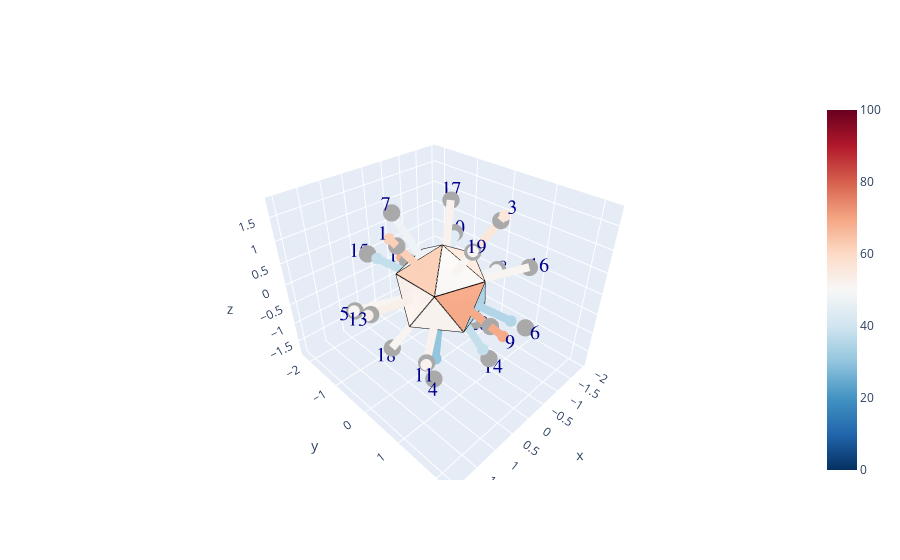

Source (notebook cell):
### Code cell
test_sets = display_dice_v2(test_dice.iloc[:,0], cmap='rdbu_r', use_offset=True)

### Figure 1 — Plotly figure (JSON) as saved in the notebook; plotly's stock layout.template omitted (floating-point values rounded to 4 significant figures)
{"data": [{"cmax": 100, "cmin": 0, "colorscale": [[0, "rgb(5,48,97)"], [0.1, "rgb(33,102,172)"], [0.2, "rgb(67,147,195)"], [0.3, "rgb(146,197,222)"], [0.4, "rgb(209,229,240)"], [0.5, "rgb(247,247,247)"], [0.6, "rgb(253,219,199)"], [0.7, "rgb(244,165,130)"], [0.8, "rgb(214,96,77)"], [0.9, "rgb(178,24,43)"], [1, "rgb(103,0,31)"]], "i": [0, 6, 0, 2, 8, 2, 0, 4, 1, 5, 1, 6, 1, 2, 7, 3, 0, 8, 0, 4], "intensity": [62, 63, 56, 30, 51, 35, 48, 48, 69, 44, 52, 68, 53, 38, 38, 51, 52, 51, 51, 40], "intensitymode": "cell", "j": [1, 8, 3, 10, 9, 3, 7, 5, 2, 6, 2, 7, 9, 4, 8, 4, 5, 10, 1, 6], "k": [9, 11, 5, 11, 10, 4, 9, 6, 3, 7, 10, 8, 10, 11, 9, 5, 7, 11, 3, 11], "lighting": {"ambient": 1}, "type": "mesh3d", "x": [0, 0.7236, 0.2764, -0.2764, -0.7236, -0.8944, -0.7236, -0.2764, 0.2764, 0.7236, 0.8944, 1.225e-16], "y": [0, 0.5257, 0.8507, 0.8507, 0.5257, 1.095e-16, -0.5257, -0.8507, -0.8507, -0.5257, -2.191e-16, 0], "z": [1, 0.4472, -0.4472, 0.4472, -0.4472, 0.4472, -0.4472, 0.4472, -0.4472, 0.4472, -0.4472, -1]}, {"marker": {"color": "darkgray", "size": 6, "symbol": "circle"}, "mode": "markers", "type": "scatter3d", "x": [1.087, -0.336, -0.8798, 0.8798, 1.423, -0.5437, 0.336, -1.76, 0.5437, -1.423, 1.423, -0.5437, 1.76, -0.336, 0.5437, -1.423, -0.8798, 0.8798, 0.336, -1.087], "y": [-8.342e-17, -1.034, 0.6392, 0.6392, -1.034, 1.673, -1.034, 2.503e-16, 1.673, -1.034, 1.034, -1.673, -2.48e-16, 1.034, -1.673, 1.034, -0.6392, -0.6392, 1.034, 1.668e-16], "z": [1.423, -1.423, 1.423, -1.423, -0.336, -0.336, 1.423, -0.336, 0.336, 0.336, -0.336, -0.336, 0.336, -1.423, 0.336, 0.336, 1.423, -1.423, 1.423, -1.423]}, {"marker": {"color": 1, "opacity": 1, "size": 12}, "mode": "lines", "name": "vertices", "type": "scatter3d", "x": [0, 0.7236, -0.2764, 0, -0.8944, -0.2764, 0.2764, -0.7236, -0.2764, -0.8944, -0.7236, -0.7236, -0.8944, -0.2764, -0.7236, 0.2764, -0.2764, 0, 0.7236, -0.2764, 0.2764, 0.7236, 0.7236, 0.8944, 0.2764, 1.225e-16, 0.8944, 0.2764, 1.225e-16, -0.7236, -0.7236, 1.225e-16, 0.8944, 0.7236, 0.7236, 0.2764], "y": [0, 0.5257, 0.8507, 0, 1.095e-16, 0.8507, 0.8507, 0.5257, 0.8507, 1.095e-16, 0.5257, -0.5257, 1.095e-16, -0.8507, -0.5257, -0.8507, -0.8507, 0, -0.5257, -0.8507, -0.8507, -0.5257, 0.5257, -2.191e-16, -0.8507, 0, -2.191e-16, 0.8507, 0, 0.5257, -0.5257, 0, -2.191e-16, -0.5257, 0.5257, 0.8507], "z": [1, 0.4472, 0.4472, 1, 0.4472, 0.4472, -0.4472, -0.4472, 0.4472, 0.4472, -0.4472, -0.4472, 0.4472, 0.4472, -0.4472, -0.4472, 0.4472, 1, 0.4472, 0.4472, -0.4472, 0.4472, 0.4472, -0.4472, -0.4472, -1, -0.4472, -0.4472, -1, -0.4472, -0.4472, -1, -0.4472, 0.4472, 0.4472, -0.4472]}, {"marker": {"cmax": 2, "cmin": 0, "color": [1.24, 1.24], "colorscale": [[0, "rgb(5,48,97)"], [0.1, "rgb(33,102,172)"], [0.2, "rgb(67,147,195)"], [0.3, "rgb(146,197,222)"], [0.4, "rgb(209,229,240)"], [0.5, "rgb(247,247,247)"], [0.6, "rgb(253,219,199)"], [0.7, "rgb(244,165,130)"], [0.8, "rgb(214,96,77)"], [0.9, "rgb(178,24,43)"], [1, "rgb(103,0,31)"]], "size": 4}, "mode": "markers", "type": "scatter3d", "x": [1.233, 0.442], "y": [-9.46e-17, -3.39e-17], "z": [1.614, 0.5785]}, {"line": {"cmax": 2, "cmin": 0, "color": [1.24, 1.24], "colorscale": [[0, "rgb(5,48,97)"], [0.1, "rgb(33,102,172)"], [0.2, "rgb(67,147,195)"], [0.3, "rgb(146,197,222)"], [0.4, "rgb(209,229,240)"], [0.5, "rgb(247,247,247)"], [0.6, "rgb(253,219,199)"], [0.7, "rgb(244,165,130)"], [0.8, "rgb(214,96,77)"], [0.9, "rgb(178,24,43)"], [1, "rgb(103,0,31)"]], "width": 16}, "marker": {"cmax": 2, "cmin": 0, "color": [1.24, 1.24], "colorscale": [[0, "rgb(5,48,97)"], [0.1, "rgb(33,102,172)"], [0.2, "rgb(67,147,195)"], [0.3, "rgb(146,197,222)"], [0.4, "rgb(209,229,240)"], [0.5, "rgb(247,247,247)"], [0.6, "rgb(253,219,199)"], [0.7, "rgb(244,165,130)"], [0.8, "rgb(214,96,77)"], [0.9, "rgb(178,24,43)"], [1, "rgb(103,0,31)"]], "size": 3}, "mode": "lines+markers", "type": "scatter3d", "x": [1.233, 0.442], "y": [-9.46e-17, -3.39e-17], "z": [1.614, 0.5785]}, {"marker": {"cmax": 2, "cmin": 0, "color": [1.26, 1.26], "colorscale": [[0, "rgb(5,48,97)"], [0.1, "rgb(33,102,172)"], [0.2, "rgb(67,147,195)"], [0.3, "rgb(146,197,222)"], [0.4, "rgb(209,229,240)"], [0.5, "rgb(247,247,247)"], [0.6, "rgb(253,219,199)"], [0.7, "rgb(244,165,130)"], [0.8, "rgb(214,96,77)"], [0.9, "rgb(178,24,43)"], [1, "rgb(103,0,31)"]], "size": 4}, "mode": "markers", "type": "scatter3d", "x": [-0.3848, -0.1366], "y": [-1.184, -0.4203], "z": [-1.63, -0.5785]}, {"line": {"cmax": 2, "cmin": 0, "color": [1.26, 1.26], "colorscale": [[0, "rgb(5,48,97)"], [0.1, "rgb(33,102,172)"], [0.2, "rgb(67,147,195)"], [0.3, "rgb(146,197,222)"], [0.4, "rgb(209,229,240)"], [0.5, "rgb(247,247,247)"], [0.6, "rgb(253,219,199)"], [0.7, "rgb(244,165,130)"], [0.8, "rgb(214,96,77)"], [0.9, "rgb(178,24,43)"], [1, "rgb(103,0,31)"]], "width": 16}, "marker": {"cmax": 2, "cmin": 0, "color": [1.26, 1.26], "colorscale": [[0, "rgb(5,48,97)"], [0.1, "rgb(33,102,172)"], [0.2, "rgb(67,147,195)"], [0.3, "rgb(146,197,222)"], [0.4, "rgb(209,229,240)"], [0.5, "rgb(247,247,247)"], [0.6, "rgb(253,219,199)"], [0.7, "rgb(244,165,130)"], [0.8, "rgb(214,96,77)"], [0.9, "rgb(178,24,43)"], [1, "rgb(103,0,31)"]], "size": 3}, "mode": "lines+markers", "type": "scatter3d", "x": [-0.3848, -0.1366], "y": [-1.184, -0.4203], "z": [-1.63, -0.5785]}, {"marker": {"cmax": 2, "cmin": 0, "color": [1.12, 1.12], "colorscale": [[0, "rgb(5,48,97)"], [0.1, "rgb(33,102,172)"], [0.2, "rgb(67,147,195)"], [0.3, "rgb(146,197,222)"], [0.4, "rgb(209,229,240)"], [0.5, "rgb(247,247,247)"], [0.6, "rgb(253,219,199)"], [0.7, "rgb(244,165,130)"], [0.8, "rgb(214,96,77)"], [0.9, "rgb(178,24,43)"], [1, "rgb(103,0,31)"]], "size": 4}, "mode": "markers", "type": "scatter3d", "x": [-0.9387, -0.3575], "y": [0.682, 0.2598], "z": [1.519, 0.5785]}, {"line": {"cmax": 2, "cmin": 0, "color": [1.12, 1.12], "colorscale": [[0, "rgb(5,48,97)"], [0.1, "rgb(33,102,172)"], [0.2, "rgb(67,147,195)"], [0.3, "rgb(146,197,222)"], [0.4, "rgb(209,229,240)"], [0.5, "rgb(247,247,247)"], [0.6, "rgb(253,219,199)"], [0.7, "rgb(244,165,130)"], [0.8, "rgb(214,96,77)"], [0.9, "rgb(178,24,43)"], [1, "rgb(103,0,31)"]], "width": 16}, "marker": {"cmax": 2, "cmin": 0, "color": [1.12, 1.12], "colorscale": [[0, "rgb(5,48,97)"], [0.1, "rgb(33,102,172)"], [0.2, "rgb(67,147,195)"], [0.3, "rgb(146,197,222)"], [0.4, "rgb(209,229,240)"], [0.5, "rgb(247,247,247)"], [0.6, "rgb(253,219,199)"], [0.7, "rgb(244,165,130)"], [0.8, "rgb(214,96,77)"], [0.9, "rgb(178,24,43)"], [1, "rgb(103,0,31)"]], "size": 3}, "mode": "lines+markers", "type": "scatter3d", "x": [-0.9387, -0.3575], "y": [0.682, 0.2598], "z": [1.519, 0.5785]}, {"marker": {"cmax": 2, "cmin": 0, "color": [0.6, 0.6], "colorscale": [[0, "rgb(5,48,97)"], [0.1, "rgb(33,102,172)"], [0.2, "rgb(67,147,195)"], [0.3, "rgb(146,197,222)"], [0.4, "rgb(209,229,240)"], [0.5, "rgb(247,247,247)"], [0.6, "rgb(253,219,199)"], [0.7, "rgb(244,165,130)"], [0.8, "rgb(214,96,77)"], [0.9, "rgb(178,24,43)"], [1, "rgb(103,0,31)"]], "size": 4}, "mode": "markers", "type": "scatter3d", "x": [0.6833, 0.3575], "y": [0.4965, 0.2598], "z": [-1.106, -0.5785]}, {"line": {"cmax": 2, "cmin": 0, "color": [0.6, 0.6], "colorscale": [[0, "rgb(5,48,97)"], [0.1, "rgb(33,102,172)"], [0.2, "rgb(67,147,195)"], [0.3, "rgb(146,197,222)"], [0.4, "rgb(209,229,240)"], [0.5, "rgb(247,247,247)"], [0.6, "rgb(253,219,199)"], [0.7, "rgb(244,165,130)"], [0.8, "rgb(214,96,77)"], [0.9, "rgb(178,24,43)"], [1, "rgb(103,0,31)"]], "width": 16}, "marker": {"cmax": 2, "cmin": 0, "color": [0.6, 0.6], "colorscale": [[0, "rgb(5,48,97)"], [0.1, "rgb(33,102,172)"], [0.2, "rgb(67,147,195)"], [0.3, "rgb(146,197,222)"], [0.4, "rgb(209,229,240)"], [0.5, "rgb(247,247,247)"], [0.6, "rgb(253,219,199)"], [0.7, "rgb(244,165,130)"], [0.8, "rgb(214,96,77)"], [0.9, "rgb(178,24,43)"], [1, "rgb(103,0,31)"]], "size": 3}, "mode": "lines+markers", "type": "scatter3d", "x": [0.6833, 0.3575], "y": [0.4965, 0.2598], "z": [-1.106, -0.5785]}, {"marker": {"cmax": 2, "cmin": 0, "color": [1.02, 1.02], "colorscale": [[0, "rgb(5,48,97)"], [0.1, "rgb(33,102,172)"], [0.2, "rgb(67,147,195)"], [0.3, "rgb(146,197,222)"], [0.4, "rgb(209,229,240)"], [0.5, "rgb(247,247,247)"], [0.6, "rgb(253,219,199)"], [0.7, "rgb(244,165,130)"], [0.8, "rgb(214,96,77)"], [0.9, "rgb(178,24,43)"], [1, "rgb(103,0,31)"]], "size": 4}, "mode": "markers", "type": "scatter3d", "x": [1.439, 0.5785], "y": [-1.046, -0.4203], "z": [-0.3398, -0.1366]}, {"line": {"cmax": 2, "cmin": 0, "color": [1.02, 1.02], "colorscale": [[0, "rgb(5,48,97)"], [0.1, "rgb(33,102,172)"], [0.2, "rgb(67,147,195)"], [0.3, "rgb(146,197,222)"], [0.4, "rgb(209,229,240)"], [0.5, "rgb(247,247,247)"], [0.6, "rgb(253,219,199)"], [0.7, "rgb(244,165,130)"], [0.8, "rgb(214,96,77)"], [0.9, "rgb(178,24,43)"], [1, "rgb(103,0,31)"]], "width": 16}, "marker": {"cmax": 2, "cmin": 0, "color": [1.02, 1.02], "colorscale": [[0, "rgb(5,48,97)"], [0.1, "rgb(33,102,172)"], [0.2, "rgb(67,147,195)"], [0.3, "rgb(146,197,222)"], [0.4, "rgb(209,229,240)"], [0.5, "rgb(247,247,247)"], [0.6, "rgb(253,219,199)"], [0.7, "rgb(244,165,130)"], [0.8, "rgb(214,96,77)"], [0.9, "rgb(178,24,43)"], [1, "rgb(103,0,31)"]], "size": 3}, "mode": "lines+markers", "type": "scatter3d", "x": [1.439, 0.5785], "y": [-1.046, -0.4203], "z": [-0.3398, -0.1366]}, {"marker": {"cmax": 2, "cmin": 0, "color": [0.7, 0.7], "colorscale": [[0, "rgb(5,48,97)"], [0.1, "rgb(33,102,172)"], [0.2, "rgb(67,147,195)"], [0.3, "rgb(146,197,222)"], [0.4, "rgb(209,229,240)"], [0.5, "rgb(247,247,247)"], [0.6, "rgb(253,219,199)"], [0.7, "rgb(244,165,130)"], [0.8, "rgb(214,96,77)"], [0.9, "rgb(178,24,43)"], [1, "rgb(103,0,31)"]], "size": 4}, "mode": "markers", "type": "scatter3d", "x": [-0.4527, -0.221], "y": [1.393, 0.6801], "z": [-0.2798, -0.1366]}, {"line": {"cmax": 2, "cmin": 0, "color": [0.7, 0.7], "colorscale": [[0, "rgb(5,48,97)"], [0.1, "rgb(33,102,172)"], [0.2, "rgb(67,147,195)"], [0.3, "rgb(146,197,222)"], [0.4, "rgb(209,229,240)"], [0.5, "rgb(247,247,247)"], [0.6, "rgb(253,219,199)"], [0.7, "rgb(244,165,130)"], [0.8, "rgb(214,96,77)"], [0.9, "rgb(178,24,43)"], [1, "rgb(103,0,31)"]], "width": 16}, "marker": {"cmax": 2, "cmin": 0, "color": [0.7, 0.7], "colorscale": [[0, "rgb(5,48,97)"], [0.1, "rgb(33,102,172)"], [0.2, "rgb(67,147,195)"], [0.3, "rgb(146,197,222)"], [0.4, "rgb(209,229,240)"], [0.5, "rgb(247,247,247)"], [0.6, "rgb(253,219,199)"], [0.7, "rgb(244,165,130)"], [0.8, "rgb(214,96,77)"], [0.9, "rgb(178,24,43)"], [1, "rgb(103,0,31)"]], "size": 3}, "mode": "lines+markers", "type": "scatter3d", "x": [-0.4527, -0.221], "y": [1.393, 0.6801], "z": [-0.2798, -0.1366]}, {"marker": {"cmax": 2, "cmin": 0, "color": [0.96, 0.96], "colorscale": [[0, "rgb(5,48,97)"], [0.1, "rgb(33,102,172)"], [0.2, "rgb(67,147,195)"], [0.3, "rgb(146,197,222)"], [0.4, "rgb(209,229,240)"], [0.5, "rgb(247,247,247)"], [0.6, "rgb(253,219,199)"], [0.7, "rgb(244,165,130)"], [0.8, "rgb(214,96,77)"], [0.9, "rgb(178,24,43)"], [1, "rgb(103,0,31)"]], "size": 4}, "mode": "markers", "type": "scatter3d", "x": [0.3285, 0.1366], "y": [-1.011, -0.4203], "z": [1.392, 0.5785]}, {"line": {"cmax": 2, "cmin": 0, "color": [0.96, 0.96], "colorscale": [[0, "rgb(5,48,97)"], [0.1, "rgb(33,102,172)"], [0.2, "rgb(67,147,195)"], [0.3, "rgb(146,197,222)"], [0.4, "rgb(209,229,240)"], [0.5, "rgb(247,247,247)"], [0.6, "rgb(253,219,199)"], [0.7, "rgb(244,165,130)"], [0.8, "rgb(214,96,77)"], [0.9, "rgb(178,24,43)"], [1, "rgb(103,0,31)"]], "width": 16}, "marker": {"cmax": 2, "cmin": 0, "color": [0.96, 0.96], "colorscale": [[0, "rgb(5,48,97)"], [0.1, "rgb(33,102,172)"], [0.2, "rgb(67,147,195)"], [0.3, "rgb(146,197,222)"], [0.4, "rgb(209,229,240)"], [0.5, "rgb(247,247,247)"], [0.6, "rgb(253,219,199)"], [0.7, "rgb(244,165,130)"], [0.8, "rgb(214,96,77)"], [0.9, "rgb(178,24,43)"], [1, "rgb(103,0,31)"]], "size": 3}, "mode": "lines+markers", "type": "scatter3d", "x": [0.3285, 0.1366], "y": [-1.011, -0.4203], "z": [1.392, 0.5785]}, {"marker": {"cmax": 2, "cmin": 0, "color": [0.96, 0.96], "colorscale": [[0, "rgb(5,48,97)"], [0.1, "rgb(33,102,172)"], [0.2, "rgb(67,147,195)"], [0.3, "rgb(146,197,222)"], [0.4, "rgb(209,229,240)"], [0.5, "rgb(247,247,247)"], [0.6, "rgb(253,219,199)"], [0.7, "rgb(244,165,130)"], [0.8, "rgb(214,96,77)"], [0.9, "rgb(178,24,43)"], [1, "rgb(103,0,31)"]], "size": 4}, "mode": "markers", "type": "scatter3d", "x": [-1.72, -0.7151], "y": [2.447e-16, 1.017e-16], "z": [-0.3285, -0.1366]}, {"line": {"cmax": 2, "cmin": 0, "color": [0.96, 0.96], "colorscale": [[0, "rgb(5,48,97)"], [0.1, "rgb(33,102,172)"], [0.2, "rgb(67,147,195)"], [0.3, "rgb(146,197,222)"], [0.4, "rgb(209,229,240)"], [0.5, "rgb(247,247,247)"], [0.6, "rgb(253,219,199)"], [0.7, "rgb(244,165,130)"], [0.8, "rgb(214,96,77)"], [0.9, "rgb(178,24,43)"], [1, "rgb(103,0,31)"]], "width": 16}, "marker": {"cmax": 2, "cmin": 0, "color": [0.96, 0.96], "colorscale": [[0, "rgb(5,48,97)"], [0.1, "rgb(33,102,172)"], [0.2, "rgb(67,147,195)"], [0.3, "rgb(146,197,222)"], [0.4, "rgb(209,229,240)"], [0.5, "rgb(247,247,247)"], [0.6, "rgb(253,219,199)"], [0.7, "rgb(244,165,130)"], [0.8, "rgb(214,96,77)"], [0.9, "rgb(178,24,43)"], [1, "rgb(103,0,31)"]], "size": 3}, "mode": "lines+markers", "type": "scatter3d", "x": [-1.72, -0.7151], "y": [2.447e-16, 1.017e-16], "z": [-0.3285, -0.1366]}, {"marker": {"cmax": 2, "cmin": 0, "color": [1.38, 1.38], "colorscale": [[0, "rgb(5,48,97)"], [0.1, "rgb(33,102,172)"], [0.2, "rgb(67,147,195)"], [0.3, "rgb(146,197,222)"], [0.4, "rgb(209,229,240)"], [0.5, "rgb(247,247,247)"], [0.6, "rgb(253,219,199)"], [0.7, "rgb(244,165,130)"], [0.8, "rgb(214,96,77)"], [0.9, "rgb(178,24,43)"], [1, "rgb(103,0,31)"]], "size": 4}, "mode": "markers", "type": "scatter3d", "x": [0.6591, 0.221], "y": [2.028, 0.6801], "z": [0.4073, 0.1366]}, {"line": {"cmax": 2, "cmin": 0, "color": [1.38, 1.38], "colorscale": [[0, "rgb(5,48,97)"], [0.1, "rgb(33,102,172)"], [0.2, "rgb(67,147,195)"], [0.3, "rgb(146,197,222)"], [0.4, "rgb(209,229,240)"], [0.5, "rgb(247,247,247)"], [0.6, "rgb(253,219,199)"], [0.7, "rgb(244,165,130)"], [0.8, "rgb(214,96,77)"], [0.9, "rgb(178,24,43)"], [1, "rgb(103,0,31)"]], "width": 16}, "marker": {"cmax": 2, "cmin": 0, "color": [1.38, 1.38], "colorscale": [[0, "rgb(5,48,97)"], [0.1, "rgb(33,102,172)"], [0.2, "rgb(67,147,195)"], [0.3, "rgb(146,197,222)"], [0.4, "rgb(209,229,240)"], [0.5, "rgb(247,247,247)"], [0.6, "rgb(253,219,199)"], [0.7, "rgb(244,165,130)"], [0.8, "rgb(214,96,77)"], [0.9, "rgb(178,24,43)"], [1, "rgb(103,0,31)"]], "size": 3}, "mode": "lines+markers", "type": "scatter3d", "x": [0.6591, 0.221], "y": [2.028, 0.6801], "z": [0.4073, 0.1366]}, {"marker": {"cmax": 2, "cmin": 0, "color": [0.88, 0.88], "colorscale": [[0, "rgb(5,48,97)"], [0.1, "rgb(33,102,172)"], [0.2, "rgb(67,147,195)"], [0.3, "rgb(146,197,222)"], [0.4, "rgb(209,229,240)"], [0.5, "rgb(247,247,247)"], [0.6, "rgb(253,219,199)"], [0.7, "rgb(244,165,130)"], [0.8, "rgb(214,96,77)"], [0.9, "rgb(178,24,43)"], [1, "rgb(103,0,31)"]], "size": 4}, "mode": "markers", "type": "scatter3d", "x": [-1.328, -0.5785], "y": [-0.9649, -0.4203], "z": [0.3135, 0.1366]}, {"line": {"cmax": 2, "cmin": 0, "color": [0.88, 0.88], "colorscale": [[0, "rgb(5,48,97)"], [0.1, "rgb(33,102,172)"], [0.2, "rgb(67,147,195)"], [0.3, "rgb(146,197,222)"], [0.4, "rgb(209,229,240)"], [0.5, "rgb(247,247,247)"], [0.6, "rgb(253,219,199)"], [0.7, "rgb(244,165,130)"], [0.8, "rgb(214,96,77)"], [0.9, "rgb(178,24,43)"], [1, "rgb(103,0,31)"]], "width": 16}, "marker": {"cmax": 2, "cmin": 0, "color": [0.88, 0.88], "colorscale": [[0, "rgb(5,48,97)"], [0.1, "rgb(33,102,172)"], [0.2, "rgb(67,147,195)"], [0.3, "rgb(146,197,222)"], [0.4, "rgb(209,229,240)"], [0.5, "rgb(247,247,247)"], [0.6, "rgb(253,219,199)"], [0.7, "rgb(244,165,130)"], [0.8, "rgb(214,96,77)"], [0.9, "rgb(178,24,43)"], [1, "rgb(103,0,31)"]], "size": 3}, "mode": "lines+markers", "type": "scatter3d", "x": [-1.328, -0.5785], "y": [-0.9649, -0.4203], "z": [0.3135, 0.1366]}, {"marker": {"cmax": 2, "cmin": 0, "color": [1.04, 1.04], "colorscale": [[0, "rgb(5,48,97)"], [0.1, "rgb(33,102,172)"], [0.2, "rgb(67,147,195)"], [0.3, "rgb(146,197,222)"], [0.4, "rgb(209,229,240)"], [0.5, "rgb(247,247,247)"], [0.6, "rgb(253,219,199)"], [0.7, "rgb(244,165,130)"], [0.8, "rgb(214,96,77)"], [0.9, "rgb(178,24,43)"], [1, "rgb(103,0,31)"]], "size": 4}, "mode": "markers", "type": "scatter3d", "x": [1.455, 0.5785], "y": [1.057, 0.4203], "z": [-0.3435, -0.1366]}, {"line": {"cmax": 2, "cmin": 0, "color": [1.04, 1.04], "colorscale": [[0, "rgb(5,48,97)"], [0.1, "rgb(33,102,172)"], [0.2, "rgb(67,147,195)"], [0.3, "rgb(146,197,222)"], [0.4, "rgb(209,229,240)"], [0.5, "rgb(247,247,247)"], [0.6, "rgb(253,219,199)"], [0.7, "rgb(244,165,130)"], [0.8, "rgb(214,96,77)"], [0.9, "rgb(178,24,43)"], [1, "rgb(103,0,31)"]], "width": 16}, "marker": {"cmax": 2, "cmin": 0, "color": [1.04, 1.04], "colorscale": [[0, "rgb(5,48,97)"], [0.1, "rgb(33,102,172)"], [0.2, "rgb(67,147,195)"], [0.3, "rgb(146,197,222)"], [0.4, "rgb(209,229,240)"], [0.5, "rgb(247,247,247)"], [0.6, "rgb(253,219,199)"], [0.7, "rgb(244,165,130)"], [0.8, "rgb(214,96,77)"], [0.9, "rgb(178,24,43)"], [1, "rgb(103,0,31)"]], "size": 3}, "mode": "lines+markers", "type": "scatter3d", "x": [1.455, 0.5785], "y": [1.057, 0.4203], "z": [-0.3435, -0.1366]}, {"marker": {"cmax": 2, "cmin": 0, "color": [1.36, 1.36], "colorscale": [[0, "rgb(5,48,97)"], [0.1, "rgb(33,102,172)"], [0.2, "rgb(67,147,195)"], [0.3, "rgb(146,197,222)"], [0.4, "rgb(209,229,240)"], [0.5, "rgb(247,247,247)"], [0.6, "rgb(253,219,199)"], [0.7, "rgb(244,165,130)"], [0.8, "rgb(214,96,77)"], [0.9, "rgb(178,24,43)"], [1, "rgb(103,0,31)"]], "size": 4}, "mode": "markers", "type": "scatter3d", "x": [-0.653, -0.221], "y": [-2.01, -0.6801], "z": [-0.4036, -0.1366]}, {"line": {"cmax": 2, "cmin": 0, "color": [1.36, 1.36], "colorscale": [[0, "rgb(5,48,97)"], [0.1, "rgb(33,102,172)"], [0.2, "rgb(67,147,195)"], [0.3, "rgb(146,197,222)"], [0.4, "rgb(209,229,240)"], [0.5, "rgb(247,247,247)"], [0.6, "rgb(253,219,199)"], [0.7, "rgb(244,165,130)"], [0.8, "rgb(214,96,77)"], [0.9, "rgb(178,24,43)"], [1, "rgb(103,0,31)"]], "width": 16}, "marker": {"cmax": 2, "cmin": 0, "color": [1.36, 1.36], "colorscale": [[0, "rgb(5,48,97)"], [0.1, "rgb(33,102,172)"], [0.2, "rgb(67,147,195)"], [0.3, "rgb(146,197,222)"], [0.4, "rgb(209,229,240)"], [0.5, "rgb(247,247,247)"], [0.6, "rgb(253,219,199)"], [0.7, "rgb(244,165,130)"], [0.8, "rgb(214,96,77)"], [0.9, "rgb(178,24,43)"], [1, "rgb(103,0,31)"]], "size": 3}, "mode": "lines+markers", "type": "scatter3d", "x": [-0.653, -0.221], "y": [-2.01, -0.6801], "z": [-0.4036, -0.1366]}, {"marker": {"cmax": 2, "cmin": 0, "color": [1.06, 1.06], "colorscale": [[0, "rgb(5,48,97)"], [0.1, "rgb(33,102,172)"], [0.2, "rgb(67,147,195)"], [0.3, "rgb(146,197,222)"], [0.4, "rgb(209,229,240)"], [0.5, "rgb(247,247,247)"], [0.6, "rgb(253,219,199)"], [0.7, "rgb(244,165,130)"], [0.8, "rgb(214,96,77)"], [0.9, "rgb(178,24,43)"], [1, "rgb(103,0,31)"]], "size": 4}, "mode": "markers", "type": "scatter3d", "x": [1.818, 0.7151], "y": [-2.563e-16, -1.008e-16], "z": [0.3473, 0.1366]}, {"line": {"cmax": 2, "cmin": 0, "color": [1.06, 1.06], "colorscale": [[0, "rgb(5,48,97)"], [0.1, "rgb(33,102,172)"], [0.2, "rgb(67,147,195)"], [0.3, "rgb(146,197,222)"], [0.4, "rgb(209,229,240)"], [0.5, "rgb(247,247,247)"], [0.6, "rgb(253,219,199)"], [0.7, "rgb(244,165,130)"], [0.8, "rgb(214,96,77)"], [0.9, "rgb(178,24,43)"], [1, "rgb(103,0,31)"]], "width": 16}, "marker": {"cmax": 2, "cmin": 0, "color": [1.06, 1.06], "colorscale": [[0, "rgb(5,48,97)"], [0.1, "rgb(33,102,172)"], [0.2, "rgb(67,147,195)"], [0.3, "rgb(146,197,222)"], [0.4, "rgb(209,229,240)"], [0.5, "rgb(247,247,247)"], [0.6, "rgb(253,219,199)"], [0.7, "rgb(244,165,130)"], [0.8, "rgb(214,96,77)"], [0.9, "rgb(178,24,43)"], [1, "rgb(103,0,31)"]], "size": 3}, "mode": "lines+markers", "type": "scatter3d", "x": [1.818, 0.7151], "y": [-2.563e-16, -1.008e-16], "z": [0.3473, 0.1366]}, {"marker": {"cmax": 2, "cmin": 0, "color": [0.76, 0.76], "colorscale": [[0, "rgb(5,48,97)"], [0.1, "rgb(33,102,172)"], [0.2, "rgb(67,147,195)"], [0.3, "rgb(146,197,222)"], [0.4, "rgb(209,229,240)"], [0.5, "rgb(247,247,247)"], [0.6, "rgb(253,219,199)"], [0.7, "rgb(244,165,130)"], [0.8, "rgb(214,96,77)"], [0.9, "rgb(178,24,43)"], [1, "rgb(103,0,31)"]], "size": 4}, "mode": "markers", "type": "scatter3d", "x": [-0.291, -0.1366], "y": [0.8957, 0.4203], "z": [-1.233, -0.5785]}, {"line": {"cmax": 2, "cmin": 0, "color": [0.76, 0.76], "colorscale": [[0, "rgb(5,48,97)"], [0.1, "rgb(33,102,172)"], [0.2, "rgb(67,147,195)"], [0.3, "rgb(146,197,222)"], [0.4, "rgb(209,229,240)"], [0.5, "rgb(247,247,247)"], [0.6, "rgb(253,219,199)"], [0.7, "rgb(244,165,130)"], [0.8, "rgb(214,96,77)"], [0.9, "rgb(178,24,43)"], [1, "rgb(103,0,31)"]], "width": 16}, "marker": {"cmax": 2, "cmin": 0, "color": [0.76, 0.76], "colorscale": [[0, "rgb(5,48,97)"], [0.1, "rgb(33,102,172)"], [0.2, "rgb(67,147,195)"], [0.3, "rgb(146,197,222)"], [0.4, "rgb(209,229,240)"], [0.5, "rgb(247,247,247)"], [0.6, "rgb(253,219,199)"], [0.7, "rgb(244,165,130)"], [0.8, "rgb(214,96,77)"], [0.9, "rgb(178,24,43)"], [1, "rgb(103,0,31)"]], "size": 3}, "mode": "lines+markers", "type": "scatter3d", "x": [-0.291, -0.1366], "y": [0.8957, 0.4203], "z": [-1.233, -0.5785]}, {"marker": {"cmax": 2, "cmin": 0, "color": [0.76, 0.76], "colorscale": [[0, "rgb(5,48,97)"], [0.1, "rgb(33,102,172)"], [0.2, "rgb(67,147,195)"], [0.3, "rgb(146,197,222)"], [0.4, "rgb(209,229,240)"], [0.5, "rgb(247,247,247)"], [0.6, "rgb(253,219,199)"], [0.7, "rgb(244,165,130)"], [0.8, "rgb(214,96,77)"], [0.9, "rgb(178,24,43)"], [1, "rgb(103,0,31)"]], "size": 4}, "mode": "markers", "type": "scatter3d", "x": [0.4709, 0.221], "y": [-1.449, -0.6801], "z": [0.291, 0.1366]}, {"line": {"cmax": 2, "cmin": 0, "color": [0.76, 0.76], "colorscale": [[0, "rgb(5,48,97)"], [0.1, "rgb(33,102,172)"], [0.2, "rgb(67,147,195)"], [0.3, "rgb(146,197,222)"], [0.4, "rgb(209,229,240)"], [0.5, "rgb(247,247,247)"], [0.6, "rgb(253,219,199)"], [0.7, "rgb(244,165,130)"], [0.8, "rgb(214,96,77)"], [0.9, "rgb(178,24,43)"], [1, "rgb(103,0,31)"]], "width": 16}, "marker": {"cmax": 2, "cmin": 0, "color": [0.76, 0.76], "colorscale": [[0, "rgb(5,48,97)"], [0.1, "rgb(33,102,172)"], [0.2, "rgb(67,147,195)"], [0.3, "rgb(146,197,222)"], [0.4, "rgb(209,229,240)"], [0.5, "rgb(247,247,247)"], [0.6, "rgb(253,219,199)"], [0.7, "rgb(244,165,130)"], [0.8, "rgb(214,96,77)"], [0.9, "rgb(178,24,43)"], [1, "rgb(103,0,31)"]], "size": 3}, "mode": "lines+markers", "type": "scatter3d", "x": [0.4709, 0.221], "y": [-1.449, -0.6801], "z": [0.291, 0.1366]}, {"marker": {"cmax": 2, "cmin": 0, "color": [1.02, 1.02], "colorscale": [[0, "rgb(5,48,97)"], [0.1, "rgb(33,102,172)"], [0.2, "rgb(67,147,195)"], [0.3, "rgb(146,197,222)"], [0.4, "rgb(209,229,240)"], [0.5, "rgb(247,247,247)"], [0.6, "rgb(253,219,199)"], [0.7, "rgb(244,165,130)"], [0.8, "rgb(214,96,77)"], [0.9, "rgb(178,24,43)"], [1, "rgb(103,0,31)"]], "size": 4}, "mode": "markers", "type": "scatter3d", "x": [-1.439, -0.5785], "y": [1.046, 0.4203], "z": [0.3398, 0.1366]}, {"line": {"cmax": 2, "cmin": 0, "color": [1.02, 1.02], "colorscale": [[0, "rgb(5,48,97)"], [0.1, "rgb(33,102,172)"], [0.2, "rgb(67,147,195)"], [0.3, "rgb(146,197,222)"], [0.4, "rgb(209,229,240)"], [0.5, "rgb(247,247,247)"], [0.6, "rgb(253,219,199)"], [0.7, "rgb(244,165,130)"], [0.8, "rgb(214,96,77)"], [0.9, "rgb(178,24,43)"], [1, "rgb(103,0,31)"]], "width": 16}, "marker": {"cmax": 2, "cmin": 0, "color": [1.02, 1.02], "colorscale": [[0, "rgb(5,48,97)"], [0.1, "rgb(33,102,172)"], [0.2, "rgb(67,147,195)"], [0.3, "rgb(146,197,222)"], [0.4, "rgb(209,229,240)"], [0.5, "rgb(247,247,247)"], [0.6, "rgb(253,219,199)"], [0.7, "rgb(244,165,130)"], [0.8, "rgb(214,96,77)"], [0.9, "rgb(178,24,43)"], [1, "rgb(103,0,31)"]], "size": 3}, "mode": "lines+markers", "type": "scatter3d", "x": [-1.439, -0.5785], "y": [1.046, 0.4203], "z": [0.3398, 0.1366]}, {"marker": {"cmax": 2, "cmin": 0, "color": [1.04, 1.04], "colorscale": [[0, "rgb(5,48,97)"], [0.1, "rgb(33,102,172)"], [0.2, "rgb(67,147,195)"], [0.3, "rgb(146,197,222)"], [0.4, "rgb(209,229,240)"], [0.5, "rgb(247,247,247)"], [0.6, "rgb(253,219,199)"], [0.7, "rgb(244,165,130)"], [0.8, "rgb(214,96,77)"], [0.9, "rgb(178,24,43)"], [1, "rgb(103,0,31)"]], "size": 4}, "mode": "markers", "type": "scatter3d", "x": [-0.8994, -0.3575], "y": [-0.6535, -0.2598], "z": [1.455, 0.5785]}, {"line": {"cmax": 2, "cmin": 0, "color": [1.04, 1.04], "colorscale": [[0, "rgb(5,48,97)"], [0.1, "rgb(33,102,172)"], [0.2, "rgb(67,147,195)"], [0.3, "rgb(146,197,222)"], [0.4, "rgb(209,229,240)"], [0.5, "rgb(247,247,247)"], [0.6, "rgb(253,219,199)"], [0.7, "rgb(244,165,130)"], [0.8, "rgb(214,96,77)"], [0.9, "rgb(178,24,43)"], [1, "rgb(103,0,31)"]], "width": 16}, "marker": {"cmax": 2, "cmin": 0, "color": [1.04, 1.04], "colorscale": [[0, "rgb(5,48,97)"], [0.1, "rgb(33,102,172)"], [0.2, "rgb(67,147,195)"], [0.3, "rgb(146,197,222)"], [0.4, "rgb(209,229,240)"], [0.5, "rgb(247,247,247)"], [0.6, "rgb(253,219,199)"], [0.7, "rgb(244,165,130)"], [0.8, "rgb(214,96,77)"], [0.9, "rgb(178,24,43)"], [1, "rgb(103,0,31)"]], "size": 3}, "mode": "lines+markers", "type": "scatter3d", "x": [-0.8994, -0.3575], "y": [-0.6535, -0.2598], "z": [1.455, 0.5785]}, {"marker": {"cmax": 2, "cmin": 0, "color": [1.02, 1.02], "colorscale": [[0, "rgb(5,48,97)"], [0.1, "rgb(33,102,172)"], [0.2, "rgb(67,147,195)"], [0.3, "rgb(146,197,222)"], [0.4, "rgb(209,229,240)"], [0.5, "rgb(247,247,247)"], [0.6, "rgb(253,219,199)"], [0.7, "rgb(244,165,130)"], [0.8, "rgb(214,96,77)"], [0.9, "rgb(178,24,43)"], [1, "rgb(103,0,31)"]], "size": 4}, "mode": "markers", "type": "scatter3d", "x": [0.8896, 0.3575], "y": [-0.6463, -0.2598], "z": [-1.439, -0.5785]}, {"line": {"cmax": 2, "cmin": 0, "color": [1.02, 1.02], "colorscale": [[0, "rgb(5,48,97)"], [0.1, "rgb(33,102,172)"], [0.2, "rgb(67,147,195)"], [0.3, "rgb(146,197,222)"], [0.4, "rgb(209,229,240)"], [0.5, "rgb(247,247,247)"], [0.6, "rgb(253,219,199)"], [0.7, "rgb(244,165,130)"], [0.8, "rgb(214,96,77)"], [0.9, "rgb(178,24,43)"], [1, "rgb(103,0,31)"]], "width": 16}, "marker": {"cmax": 2, "cmin": 0, "color": [1.02, 1.02], "colorscale": [[0, "rgb(5,48,97)"], [0.1, "rgb(33,102,172)"], [0.2, "rgb(67,147,195)"], [0.3, "rgb(146,197,222)"], [0.4, "rgb(209,229,240)"], [0.5, "rgb(247,247,247)"], [0.6, "rgb(253,219,199)"], [0.7, "rgb(244,165,130)"], [0.8, "rgb(214,96,77)"], [0.9, "rgb(178,24,43)"], [1, "rgb(103,0,31)"]], "size": 3}, "mode": "lines+markers", "type": "scatter3d", "x": [0.8896, 0.3575], "y": [-0.6463, -0.2598], "z": [-1.439, -0.5785]}, {"marker": {"cmax": 2, "cmin": 0, "color": [1.02, 1.02], "colorscale": [[0, "rgb(5,48,97)"], [0.1, "rgb(33,102,172)"], [0.2, "rgb(67,147,195)"], [0.3, "rgb(146,197,222)"], [0.4, "rgb(209,229,240)"], [0.5, "rgb(247,247,247)"], [0.6, "rgb(253,219,199)"], [0.7, "rgb(244,165,130)"], [0.8, "rgb(214,96,77)"], [0.9, "rgb(178,24,43)"], [1, "rgb(103,0,31)"]], "size": 4}, "mode": "markers", "type": "scatter3d", "x": [0.3398, 0.1366], "y": [1.046, 0.4203], "z": [1.439, 0.5785]}, {"line": {"cmax": 2, "cmin": 0, "color": [1.02, 1.02], "colorscale": [[0, "rgb(5,48,97)"], [0.1, "rgb(33,102,172)"], [0.2, "rgb(67,147,195)"], [0.3, "rgb(146,197,222)"], [0.4, "rgb(209,229,240)"], [0.5, "rgb(247,247,247)"], [0.6, "rgb(253,219,199)"], [0.7, "rgb(244,165,130)"], [0.8, "rgb(214,96,77)"], [0.9, "rgb(178,24,43)"], [1, "rgb(103,0,31)"]], "width": 16}, "marker": {"cmax": 2, "cmin": 0, "color": [1.02, 1.02], "colorscale": [[0, "rgb(5,48,97)"], [0.1, "rgb(33,102,172)"], [0.2, "rgb(67,147,195)"], [0.3, "rgb(146,197,222)"], [0.4, "rgb(209,229,240)"], [0.5, "rgb(247,247,247)"], [0.6, "rgb(253,219,199)"], [0.7, "rgb(244,165,130)"], [0.8, "rgb(214,96,77)"], [0.9, "rgb(178,24,43)"], [1, "rgb(103,0,31)"]], "size": 3}, "mode": "lines+markers", "type": "scatter3d", "x": [0.3398, 0.1366], "y": [1.046, 0.4203], "z": [1.439, 0.5785]}, {"marker": {"cmax": 2, "cmin": 0, "color": [0.8, 0.8], "colorscale": [[0, "rgb(5,48,97)"], [0.1, "rgb(33,102,172)"], [0.2, "rgb(67,147,195)"], [0.3, "rgb(146,197,222)"], [0.4, "rgb(209,229,240)"], [0.5, "rgb(247,247,247)"], [0.6, "rgb(253,219,199)"], [0.7, "rgb(244,165,130)"], [0.8, "rgb(214,96,77)"], [0.9, "rgb(178,24,43)"], [1, "rgb(103,0,31)"]], "size": 4}, "mode": "markers", "type": "scatter3d", "x": [-0.966, -0.442], "y": [1.482e-16, 6.781e-17], "z": [-1.265, -0.5785]}, {"line": {"cmax": 2, "cmin": 0, "color": [0.8, 0.8], "colorscale": [[0, "rgb(5,48,97)"], [0.1, "rgb(33,102,172)"], [0.2, "rgb(67,147,195)"], [0.3, "rgb(146,197,222)"], [0.4, "rgb(209,229,240)"], [0.5, "rgb(247,247,247)"], [0.6, "rgb(253,219,199)"], [0.7, "rgb(244,165,130)"], [0.8, "rgb(214,96,77)"], [0.9, "rgb(178,24,43)"], [1, "rgb(103,0,31)"]], "width": 16}, "marker": {"cmax": 2, "cmin": 0, "color": [0.8, 0.8], "colorscale": [[0, "rgb(5,48,97)"], [0.1, "rgb(33,102,172)"], [0.2, "rgb(67,147,195)"], [0.3, "rgb(146,197,222)"], [0.4, "rgb(209,229,240)"], [0.5, "rgb(247,247,247)"], [0.6, "rgb(253,219,199)"], [0.7, "rgb(244,165,130)"], [0.8, "rgb(214,96,77)"], [0.9, "rgb(178,24,43)"], [1, "rgb(103,0,31)"]], "size": 3}, "mode": "lines+markers", "type": "scatter3d", "x": [-0.966, -0.442], "y": [1.482e-16, 6.781e-17], "z": [-1.265, -0.5785]}, {"mode": "text", "text": ["1", "2", "3", "4", "5", "6", "7", "8", "9", "10", "11", "12", "13", "14", "15", "16", "17", "18", "19", "20"], "textfont": {"color": "darkblue", "family": "sans serif", "size": 20}, "textposition": "middle center", "type": "scatter3d", "x": [1.355, -0.4223, -1.037, 0.978, 1.598, -0.6044, 0.3736, -1.956, 0.7198, -1.582, 1.614, -0.7137, 2.015, -0.3736, 0.6044, -1.598, -0.9976, 0.9878, 0.3773, -1.209], "y": [-1.039e-16, -1.3, 0.7534, 0.7106, -1.161, 1.86, -1.15, 2.782e-16, 2.215, -1.15, 1.173, -2.197, -2.84e-16, 1.15, -1.86, 1.161, -0.7248, -0.7177, 1.161, 1.855e-16], "z": [1.773, -1.789, 1.678, -1.582, -0.3773, -0.3736, 1.582, -0.3736, 0.4448, 0.3736, -0.3811, -0.4411, 0.3848, -1.582, 0.3736, 0.3773, 1.614, -1.598, 1.598, -1.582]}], "layout": {"showlegend": false}}
